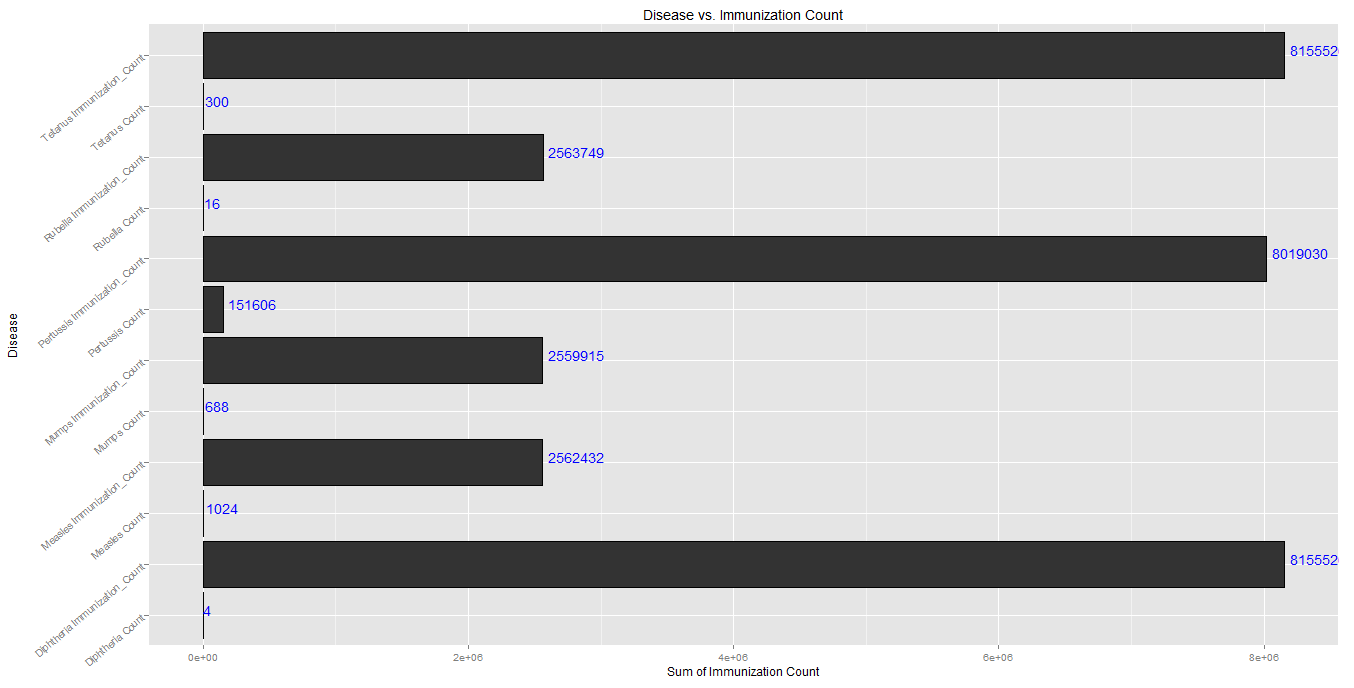

Source code (R):
require("jsonlite")
require("RCurl")
require(ggplot2)
require(dplyr)

df <- data.frame(fromJSON(getURL(URLencode(gsub("\n", " ", 'skipper.cs.utexas.edu:5001/rest/native/?query=
"""select Disease || \\\' \\\' || \\\'Count\\\' as measure_names, sum(Count) as measure_values from California_Diseases
where Disease != \\\'Influenza Death (<65 years of age)\\\'
group by Disease
union all
select Immunization || \\\' \\\' || \\\'Immunization_Count\\\' as measure_names, sum(Immunization_Count) as measure_values from Immunizations
where Immunization != \\\'Rotavirus\\\' and Immunization != \\\'Polio\\\' and Immunization != \\\'Pneumococcal\\\' and Immunization != \\\'Varicella\\\' and Immunization != \\\'Meningococcal\\\' and Immunization != \\\'Human Papilloma Virus\\\' and Immunization != \\\'Hib\\\' and Immunization != \\\'Hepatitis A\\\' and Immunization != \\\'Hepatitis B\\\' and Immunization != \\\'Influenza\\\' 
group by Immunization
order by 1;"""
')), httpheader=c(DB='jdbc:oracle:thin:@sayonara.microlab.cs.utexas.edu:1521:orcl', USER='C##cs329e_cmm5627', PASS='orcl_cmm5627', MODE='native_mode', MODEL='model', returnDimensions = 'False', returnFor = 'JSON'), verbose = TRUE)));

ggplot() + 
  coord_cartesian() + 
  scale_x_discrete() +
  scale_y_continuous() +
  labs(title='Disease vs. Immunization Count') +
  labs(x=paste("Disease"), y=paste("Sum of Immunization Count")) +
  layer(data=df, 
        mapping=aes(x=MEASURE_NAMES, y=MEASURE_VALUES), 
        stat="identity", 
        stat_params=list(), 
        geom="bar",
        geom_params=list(colour="black"), 
        position=position_identity()
  ) + coord_flip() +
  layer(data=df, 
        mapping=aes(x=MEASURE_NAMES, y=MEASURE_VALUES, label=round(MEASURE_VALUES)), 
        stat="identity", 
        stat_params=list(), 
        geom="text",
        geom_params=list(colour="blue", vjust=0, hjust=-0.1), 
        position=position_identity()
        
  ) + theme(axis.text.y=element_text(angle=40, size = 10))
